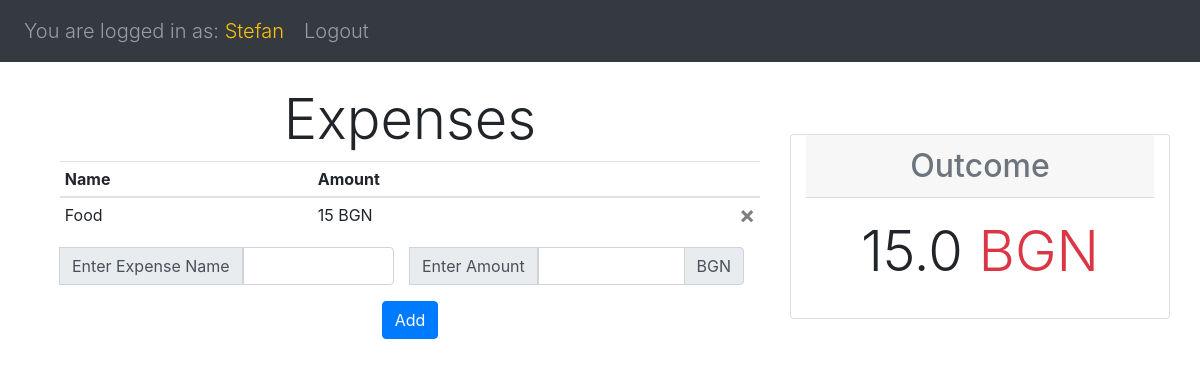
The app's page /home (signed in), older data.
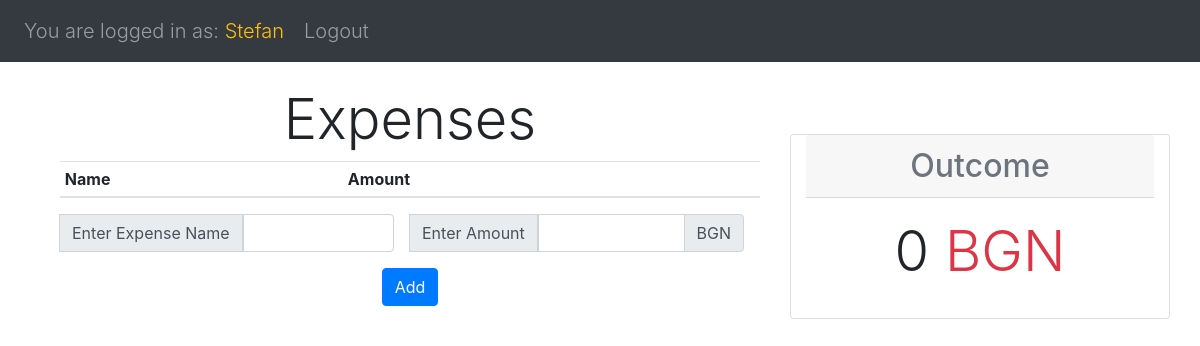
The same page, newer data.
### financetracker/models.py (models this page shows)
class Expense(db.Model):
    id = db.Column(db.Integer, primary_key=True)
    expense_name = db.Column(db.String(150))
    expense_amount = db.Column(db.String(15))
    user_id = db.Column(db.Integer, db.ForeignKey('user.id'))

### financetracker/views.py (the view, shortened to what this page needs)
@views.route('/home', methods=['GET', 'POST'])
@login_required
def home():
    query = Expense.query.all()
    total = 0
    for expense in query:
        if expense.user_id == current_user.id:
            total += float(expense.expense_amount)
    return render_template('home.html', user=current_user, total=round(total,3))

### financetracker/__init__.py (called while the page is built)
def create_app():
    app = Flask(__name__)
    app.config['SECRET_KEY'] = 'zHyouxw7ztlfgkUV6RfLYY4pifWvT8CD'
    app.config['SQLALCHEMY_DATABASE_URI'] = f'sqlite:///{DB_NAME}'
    @app.route('/')
    def home():
        return redirect(url_for('views.home'))
    db.init_app(app)
    login_manager = LoginManager()
    login_manager.login_view = 'auth.login'
    login_manager.init_app(app)
    @login_manager.user_loader
    def load_user(id):
        return User.query.get(int(id))
    from .views import views
    from .auth import auth
    app.register_blueprint(views, url_prefix='/')
    app.register_blueprint(auth, url_prefix='/')
    from .models import User
    create_database(app)
    migrate = Migrate(app, db)
    return app

### financetracker/templates/home.html
{% extends 'base.html' %} {% block title %}Home{% endblock %}
{% block content %}
<div class="row">
    <div class="col-md-8">
        <div class="container-fluid">
            <h4 class='display-4' align="center">Expenses</h4>
            <table class="table table-sm table-hover">
                <thead>
                <tr>
                    <th scope="col">Name</th>
                    <th scope="col">Amount</th>
                    <th></th>
                </tr>
                </thead>
                <tbody>
                {% for expense in user.expenses %}
                <tr>
                    <td> {{ expense.expense_name }}</td>
                    <td>{{ expense.expense_amount }} BGN</td>
                    <td><a class="close" href="{{url_for('views.delete',id=expense.id)}}">&times;</a></td>
                </tr>
                {% endfor %}
                </tbody>
            </table>
            <form class="form-group" method="POST">
                <div class="d-flex mb-3">
                    <div class="input-group mr-3">
                        <div class="input-group-append">
                            <span class="input-group-text">Enter Expense Name</span>
                        </div>
                        <input type="text" class="form-control" aria-label="Amount" id="expense_name"
                               name="expense_name">
                    </div>
                    <div class="input-group mr-3">
                        <div class="input-group-append">
                            <span class="input-group-text">Enter Amount</span>
                        </div>
                        <input type="text" class="form-control" aria-label="Amount" id="expense_amount"
                               name="expense_amount">
                        <div class="input-group-append">
                            <span class="input-group-text">BGN</span>
                        </div>
                    </div>
                </div>
                <button type="submit" class="btn btn-primary d-flex mx-auto mb-5">Add</button>
            </form>
        </div>
    </div>
    <div class="card col-md-4 my-5 mh-100 h-50 d-inline-block">
        <h2 class="card-header bd-title text-secondary" align="center">Outcome</h2>
        <div class="card-body" align="center">
            <h5 class="card-title display-4">{{ total }} <span class="text-danger">BGN</span></h5>
        </div>
    </div>
</div>
</div>
{% endblock %}

Row changes from the older to the newer data that the page shows:
removed Expense: expense_name "Food", expense_amount "15"
Text that changed along with them:
{{ total }}: "15.0" → "0"
